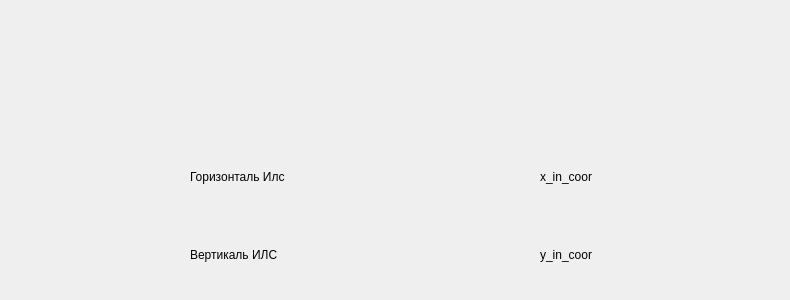
      <widget class="QWidget" name="naviinst_tab">
       <property name="whatsThis">
        <string>&lt;html&gt;&lt;head/&gt;&lt;body&gt;&lt;p&gt;Приборы&lt;/p&gt;&lt;/body&gt;&lt;/html&gt;</string>
       </property>
       <attribute name="title">
        <string>Приборы</string>
       </attribute>
       <widget class="QWidget" name="gridLayoutWidget_5">
        <property name="geometry">
         <rect>
          <x>190</x>
          <y>140</y>
          <width>221</width>
          <height>151</height>
         </rect>
        </property>
        <layout class="QGridLayout" name="gridLayout_12">
         <item row="0" column="0">
          <widget class="QLabel" name="localizer_value">
           <property name="text">
            <string>Горизонталь Илс</string>
           </property>
          </widget>
         </item>
         <item row="1" column="0">
          <widget class="QLabel" name="glissadeValue">
           <property name="text">
            <string>Вертикаль ИЛС</string>
           </property>
          </widget>
         </item>
        </layout>
       </widget>
       <widget class="QWidget" name="gridLayoutWidget_6">
        <property name="geometry">
         <rect>
          <x>540</x>
          <y>140</y>
          <width>241</width>
          <height>151</height>
         </rect>
        </property>
        <layout class="QGridLayout" name="gridLayout_13">
         <item row="0" column="0">
          <widget class="QLabel" name="x_in_coor">
           <property name="text">
            <string>x_in_coor</string>
           </property>
          </widget>
         </item>
         <item row="1" column="0">
          <widget class="QLabel" name="y_in_coor">
           <property name="text">
            <string>y_in_coor</string>
           </property>
          </widget>
         </item>
        </layout>
       </widget>
      </widget>
